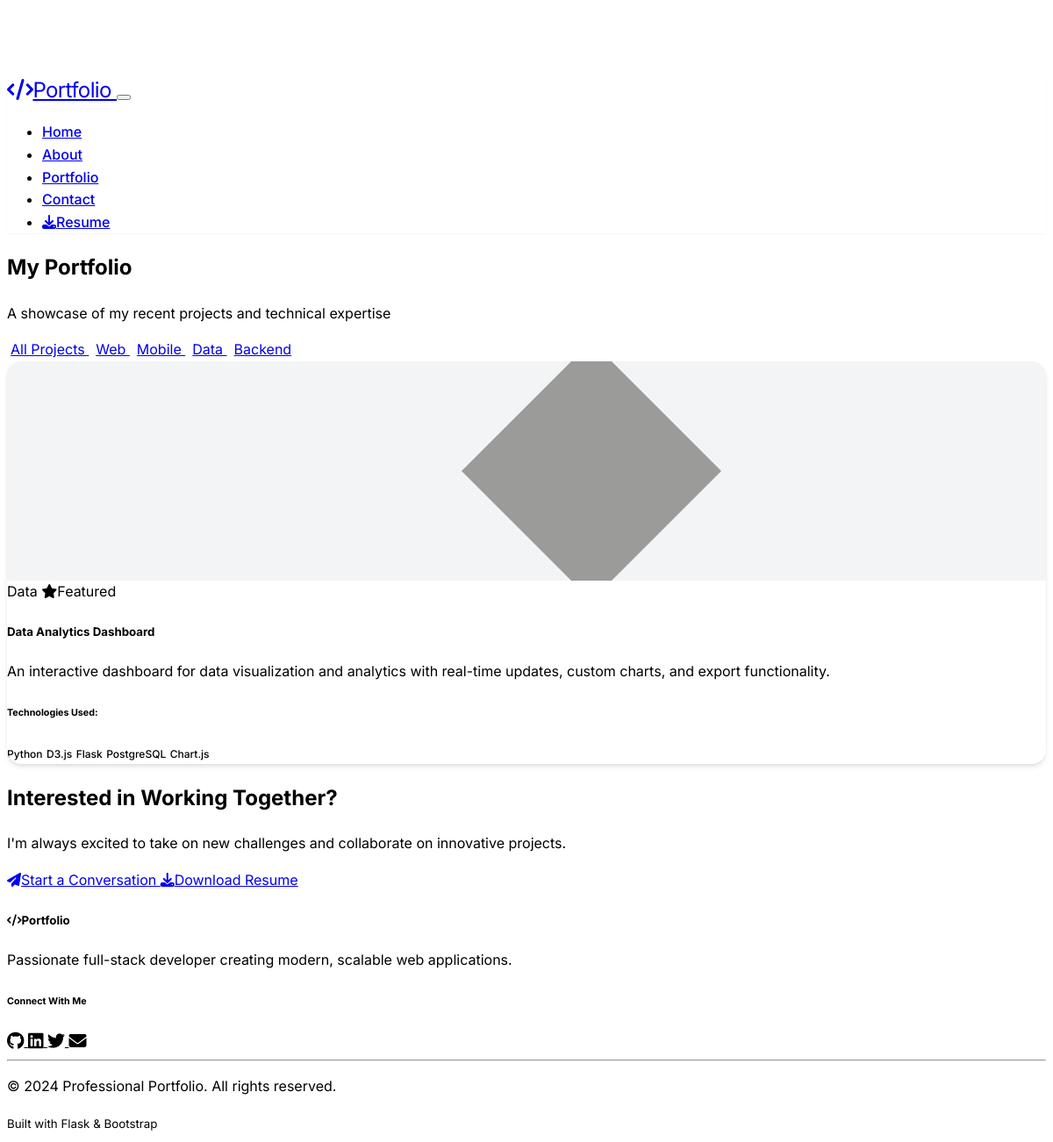
Page /portfolio?category=data on the committed database.
### models.py (models this page shows, shortened)
class Project(db.Model):
    id = db.Column(db.Integer, primary_key=True)
    title = db.Column(db.String(100), nullable=False)
    description = db.Column(db.Text, nullable=False)
    image_url = db.Column(db.String(500))
    project_url = db.Column(db.String(500))
    github_url = db.Column(db.String(500))
    category = db.Column(db.String(50), nullable=False)
    technologies = db.Column(db.String(200))
    created_at = db.Column(db.DateTime, default=datetime.utcnow)
    featured = db.Column(db.Boolean, default=False)

### routes.py (the view)
@app.route('/portfolio')
def portfolio():
    category = request.args.get('category', 'all')
    if category == 'all':
        projects = Project.query.order_by(Project.created_at.desc()).all()
    else:
        projects = Project.query.filter_by(category=category).order_by(Project.created_at.desc()).all()
    categories = db.session.query(Project.category).distinct().all()
    categories = [cat[0] for cat in categories]
    return render_template('portfolio.html', projects=projects, categories=categories, current_category=category)

### templates/portfolio.html (shortened to what this page needs)
{% extends "base.html" %}
{% block content %}
<section class="portfolio-header py-5">
    <div class="container">
        <div class="row">
            <div class="col-12 text-center">
                <h1 class="display-5 fw-bold mb-3">My Portfolio</h1>
                <p class="lead text-muted mb-5">A showcase of my recent projects and technical expertise</p>
                <div class="filter-buttons mb-5">
                    <a href="{{ url_for('portfolio') }}"
                       class="btn {% if current_category == 'all' %}btn-primary{% else %}btn-outline-primary{% endif %} me-2 mb-2">
                        All Projects
                    </a>
                    {% for category in categories %}
                    <a href="{{ url_for('portfolio', category=category) }}"
                       class="btn {% if current_category == category %}btn-primary{% else %}btn-outline-primary{% endif %} me-2 mb-2">
                        {{ category.title() }}
                    </a>
                    {% endfor %}
                </div>
            </div>
        </div>
    </div>
</section>
<section class="projects-grid pb-5">
    <div class="container">
        {% if projects %}
        <div class="row">
            {% for project in projects %}
            <div class="col-lg-4 col-md-6 mb-5">
                <div class="project-card h-100">
                    <div class="project-image">
                        <img src="{{ project.image_url }}" alt="{{ project.title }}" class="img-fluid">
                    </div>
                    <div class="project-content p-4">
                        <div class="d-flex justify-content-between align-items-start mb-2">
                            <span class="badge bg-primary">{{ project.category.title() }}</span>
                            {% if project.featured %}
                            <span class="badge bg-warning">
                                <i class="fas fa-star me-1"></i>Featured
                            </span>
                            {% endif %}
                        </div>
                        <h5 class="fw-semibold mb-2">{{ project.title }}</h5>
                        <p class="text-muted mb-3">{{ project.description }}</p>
                        {% if project.technologies %}
                        <div class="project-tech mb-3">
                            <h6 class="fw-semibold small text-muted mb-2">Technologies Used:</h6>
                            <div class="tech-tags">
                                {% for tech in project.technologies.split(', ') %}
                                <span class="badge bg-secondary me-1 mb-1">{{ tech.strip() }}</span>
                                {% endfor %}
                            </div>
                        </div>
                        {% endif %}
                    </div>
                </div>
            </div>
            {% endfor %}
        </div>
        {% endif %}
    </div>
</section>
<section class="portfolio-cta py-5 bg-dark">
    <div class="container">
        <div class="row">
            <div class="col-lg-8 mx-auto text-center">
                <h2 class="fw-bold mb-3">Interested in Working Together?</h2>
                <p class="lead text-muted mb-4">
                    I'm always excited to take on new challenges and collaborate on innovative projects.
                </p>
                <div class="cta-buttons">
                    <a href="{{ url_for('contact') }}" class="btn btn-primary btn-lg me-3">
                        <i class="fas fa-paper-plane me-2"></i>Start a Conversation
                    </a>
                    <a href="{{ url_for('resume') }}" class="btn btn-outline-secondary btn-lg" target="_blank">
                        <i class="fas fa-download me-2"></i>Download Resume
                    </a>
                </div>
            </div>
        </div>
    </div>
</section>
{% endblock %}

### static/css/style.css (style rules this page uses)
:root { --font-family: 'Inter', -apple-system, BlinkMacSystemFont, 'Segoe UI', Roboto, sans-serif; --transition: all 0.3s cubic-bezier(0.4, 0, 0.2, 1); --shadow-sm: 0 1px 2px 0 rgba(0, 0, 0, 0.05); --shadow-md: 0 4px 6px -1px rgba(0, 0, 0, 0.1), 0 2px 4px -1px rgba(0, 0, 0, 0.06); --shadow-lg: 0 10px 15px -3px rgba(0, 0, 0, 0.1), 0 4px 6px -2px rgba(0, 0, 0, 0.05); --shadow-xl: 0 20px 25px -5px rgba(0, 0, 0, 0.1), 0 10px 10px -5px rgba(0, 0, 0, 0.04); }
body { font-family: var(--font-family); line-height: 1.6; padding-top: 76px; }
html { scroll-behavior: smooth; }
.project-card { background: var(--bs-body-bg); border-radius: 1rem; overflow: hidden; transition: var(--transition); box-shadow: var(--shadow-md); border: 1px solid rgba(var(--bs-light-rgb), 0.1); position: relative; }
.project-image { position: relative; overflow: hidden; height: 250px; }
.project-image img { width: 100%; height: 100%; object-fit: cover; transition: var(--transition); }
.project-content { background: var(--bs-body-bg); }
.tech-tags .badge { font-size: 0.75rem; font-weight: 500; }
.filter-buttons .btn { transition: var(--transition); margin: 0.25rem; }
.cta-section, .portfolio-cta { background: linear-gradient(135deg, rgba(var(--bs-primary-rgb), 0.03) 0%, rgba(var(--bs-secondary-rgb), 0.03) 100%); }
.cta-buttons .btn { min-width: 180px; transition: var(--transition); }
.fade-in { opacity: 0; transform: translateY(20px); transition: opacity 0.6s ease, transform 0.6s ease; }
.fade-in.visible { opacity: 1; transform: translateY(0); }

### rows in the picture
Project: title "Web"
Project: title "Mobile"
Project: title "Backend"
Project: category "Data", featured True (drawn), title "Data Analytics Dashboard", description "An interactive dashboard for data visualization and analytics with real-time updates, custom charts, and export functionality.", strip "Python" "D3.js" "Flask" "PostgreSQL" "Chart.js"

### other values in the picture
{{ category.title() }} "Data"
